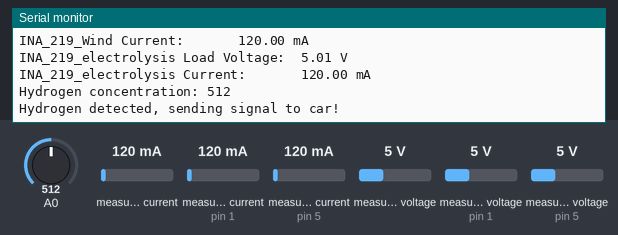
A sketch run on a simulated Arduino Uno, built with avr-gcc and run on an emulated ATmega328P. Shown: the last lines printed to the serial monitor. The test bench sets the inputs (shaded band); at power-on: measured current 120 mA, measured current (sensors on pin 1, pin 5) 120 mA, A0 = 512, measured voltage 5 V, measured voltage (sensors on pin 1, pin 5) 5 V. No radio packets arrive unless stated.

Above: at 1.2 s.
1.3 s: measured current (sensor 0) set to 40 mA
At 2.59 s:
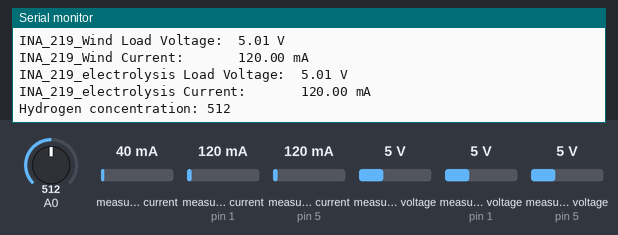
3.7 s: measured current (sensor on pin 1) set to 40 mA
At 4.87 s:
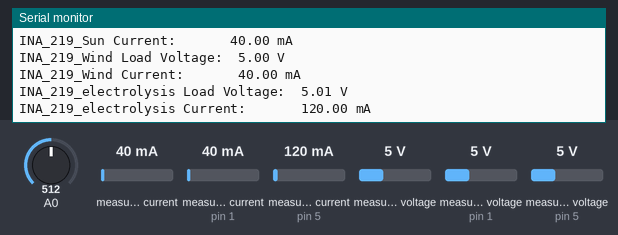
6.1 s: measured current (sensor on pin 5) set to 40 mA
At 8.2 s:
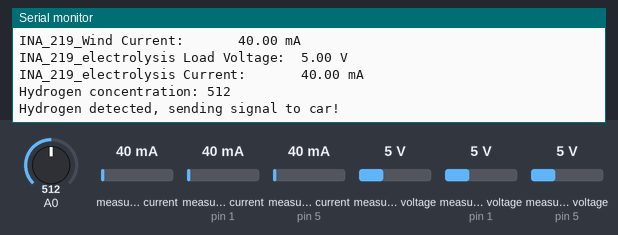
8.5 s: A0 set to 716
At 9.9 s:
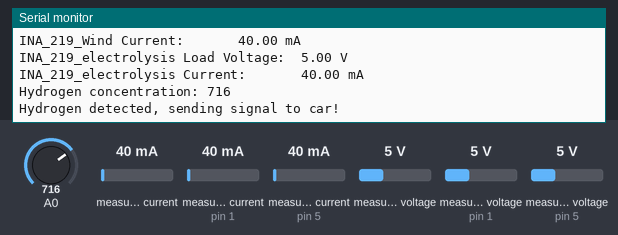
10.9 s: measured voltage (sensor 0) set to 0.3 V
At 11.87 s:
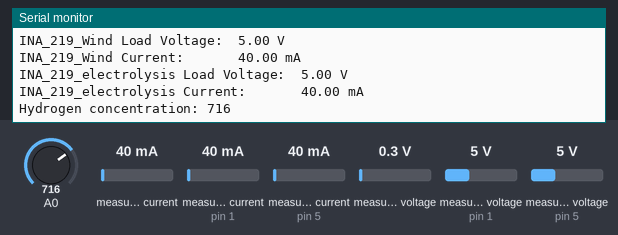
13.3 s: measured voltage (sensor on pin 1) set to 0.3 V
At 14.14 s:
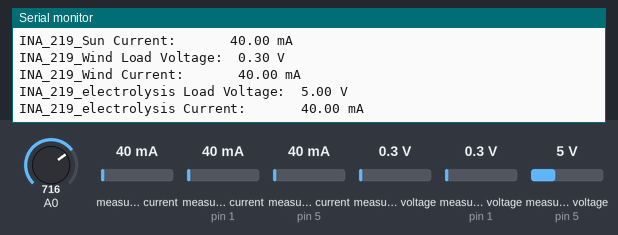
Timing chart, 0 to 16.3 s (numbered marks = the images above; inputs shaded):
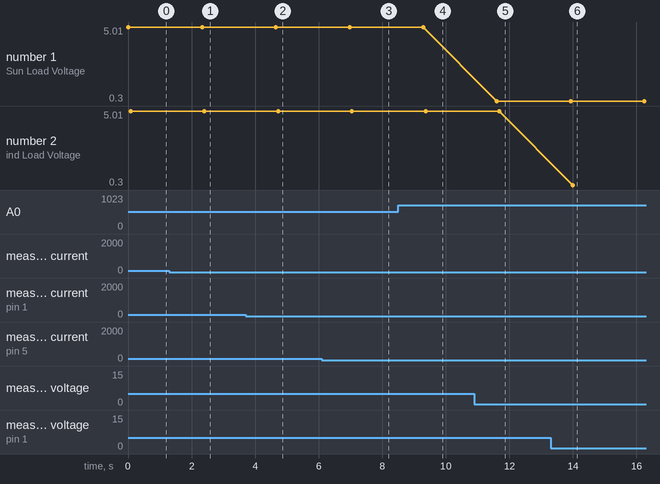

The sketch:

FACTORY.ino
```cpp
#include <Wire.h>
#include <Adafruit_INA219.h>
#include <RH_ASK.h>
#include <SPI.h> // Not actually used but needed to compile

RH_ASK driver(2000, 11, 10, 8, false); // Default speed is 2000bps; RX pin = 11; TX pin = 12; Ptt pin =  10; PTT inverted = false
Adafruit_INA219 ina219_A;
Adafruit_INA219 ina219_B(0x41);
Adafruit_INA219 ina219_D(0x45);

float shunt_voltage;
float bus_voltage;
float current_mA;
float load_voltage;

void setup(void) {
  Serial.begin(9600);
  Serial.println("Hello!");
  ina219_A.begin();  // Initialize first board (default address 0x40)
  ina219_B.begin();  // Initialize second board with the address 0x41
  ina219_D.begin();  // Initialize second board with the address 0x45
  if (!driver.init())
     Serial.println("init failed");

}

void loop() {
  read_print(ina219_A, "Sun");
  read_print(ina219_B, "Wind");
  read_print(ina219_D, "electrolysis");
  int sensorValue = analogRead(A0);
  Serial.print("Hydrogen concentration: ");
  Serial.println(sensorValue);
  if (sensorValue > 150)
  {
    Serial.println("Hydrogen detected, sending signal to car!");
    const char *msg = "Move_car";
    driver.send((uint8_t *)msg, strlen(msg));
    driver.waitPacketSent();
    delay(1000);
  }
  Serial.println("");
  Serial.println("");
  Serial.println("");
  delay(1000);
}

void read_print(Adafruit_INA219 ina_219, const String& ina_219_assigned_letter) {
  shunt_voltage = 0;
  bus_voltage = 0;
  current_mA = 0;
  load_voltage = 0;

  shunt_voltage = ina_219.getShuntVoltage_mV();
  bus_voltage = ina_219.getBusVoltage_V();
  current_mA = ina_219.getCurrent_mA();
  load_voltage = bus_voltage + (shunt_voltage / 1000);

//  Serial.print("INA_219_"); Serial.print(ina_219_assigned_letter); Serial.print(" Bus Voltage:   "); Serial.print(bus_voltage); Serial.println(" V");
//  Serial.print("INA_219_"); Serial.print(ina_219_assigned_letter); Serial.print(" Shunt Voltage: "); Serial.print(shunt_voltage); Serial.println(" mV");
  Serial.print("INA_219_"); Serial.print(ina_219_assigned_letter); Serial.print(" Load Voltage:  "); Serial.print(load_voltage); Serial.println(" V");
  Serial.print("INA_219_"); Serial.print(ina_219_assigned_letter); Serial.print(" Current:       "); Serial.print(current_mA); Serial.println(" mA");
}
```

Measured:
- after the input at 1.3 s, the serial monitor: prints a new line after 1.0 s (image 1)
- after the input at 3.7 s, the serial monitor: prints a new line after 1.0 s (image 2)
- after the input at 6.1 s, the serial monitor: prints a new line after 1.0 s (image 3)
- after the input at 8.5 s, the serial monitor: prints a new line after 1.0 s (image 4)
- after the input at 10.9 s, the serial monitor: prints a new line after 0.71 s (image 5)
- after the input at 13.3 s, the serial monitor: prints a new line after 0.70 s (image 6)
- plotted number 1: 5.01 → 5 after the input at 1.3 s, 5 → 0.3 after the input at 10.9 s
